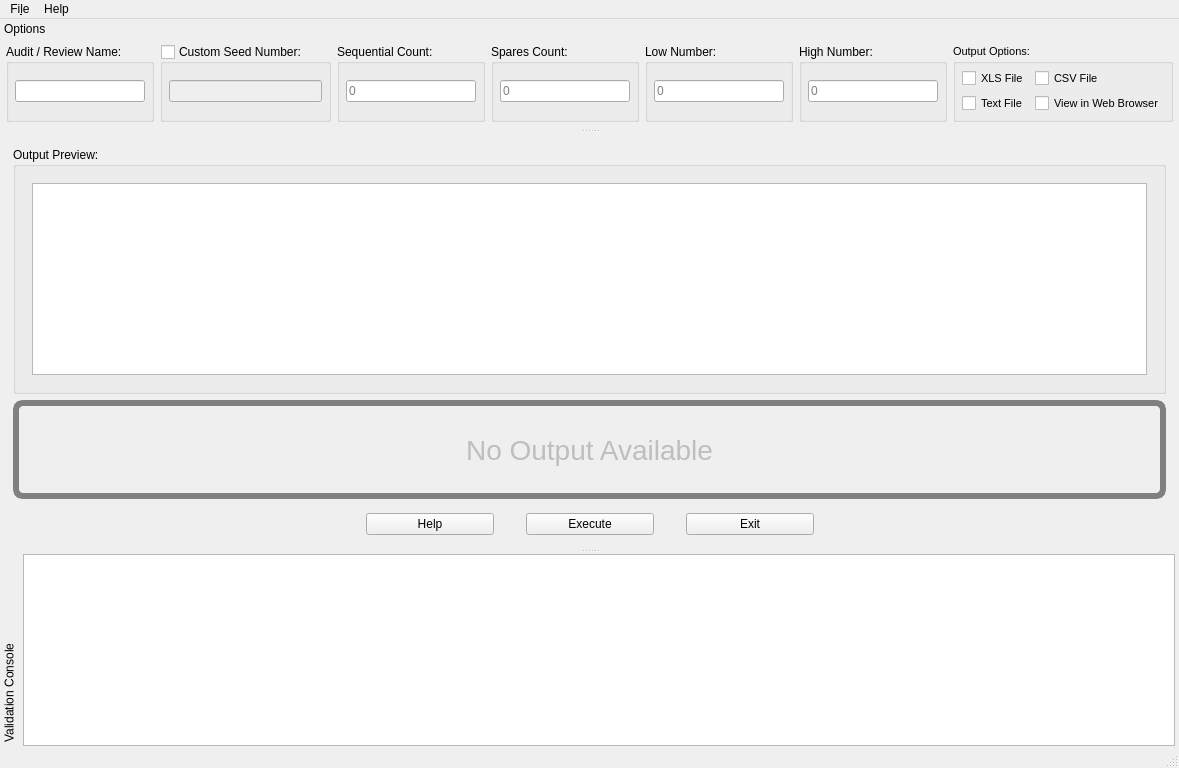
<?xml version="1.0" encoding="UTF-8"?>
<ui version="4.0">
 <class>UIRStatsSSRN</class>
 <widget class="QMainWindow" name="UIRStatsSSRN">
  <property name="geometry">
   <rect>
    <x>0</x>
    <y>0</y>
    <width>1179</width>
    <height>768</height>
   </rect>
  </property>
  <property name="windowTitle">
   <string>Single Stage Random Numbers</string>
  </property>
  <widget class="QWidget" name="centralwidget">
   <layout class="QVBoxLayout" name="verticalLayout">
    <item>
     <widget class="QFrame" name="verticalFrame_2">
      <property name="sizePolicy">
       <sizepolicy hsizetype="Preferred" vsizetype="Expanding">
        <horstretch>0</horstretch>
        <verstretch>0</verstretch>
       </sizepolicy>
      </property>
      <layout class="QVBoxLayout" name="verticalLayout_5">
       <property name="leftMargin">
        <number>4</number>
       </property>
       <property name="topMargin">
        <number>4</number>
       </property>
       <property name="rightMargin">
        <number>4</number>
       </property>
       <property name="bottomMargin">
        <number>4</number>
       </property>
       <item>
        <widget class="QGroupBox" name="m_grpOutput">
         <property name="sizePolicy">
          <sizepolicy hsizetype="Preferred" vsizetype="Expanding">
           <horstretch>0</horstretch>
           <verstretch>0</verstretch>
          </sizepolicy>
         </property>
         <property name="title">
          <string>Output Preview:</string>
         </property>
         <layout class="QVBoxLayout" name="verticalLayout_6">
          <property name="leftMargin">
           <number>16</number>
          </property>
          <property name="topMargin">
           <number>16</number>
          </property>
          <property name="rightMargin">
           <number>16</number>
          </property>
          <property name="bottomMargin">
           <number>16</number>
          </property>
          <item>
           <widget class="QTextBrowser" name="m_txtOutput"/>
          </item>
         </layout>
        </widget>
       </item>
       <item>
        <widget class="QLabel" name="m_lblNoData">
         <property name="enabled">
          <bool>false</bool>
         </property>
         <property name="sizePolicy">
          <sizepolicy hsizetype="Preferred" vsizetype="Expanding">
           <horstretch>0</horstretch>
           <verstretch>0</verstretch>
          </sizepolicy>
         </property>
         <property name="font">
          <font>
           <pointsize>-1</pointsize>
          </font>
         </property>
         <property name="styleSheet">
          <string notr="true">#m_lblNoData
{
	border:6px solid gray;	border-radius:10px;	font-size:28px;
}</string>
         </property>
         <property name="text">
          <string>No Output Available</string>
         </property>
         <property name="alignment">
          <set>Qt::AlignCenter</set>
         </property>
        </widget>
       </item>
      </layout>
     </widget>
    </item>
    <item>
     <widget class="QFrame" name="frame">
      <property name="sizePolicy">
       <sizepolicy hsizetype="Preferred" vsizetype="Fixed">
        <horstretch>0</horstretch>
        <verstretch>0</verstretch>
       </sizepolicy>
      </property>
      <layout class="QHBoxLayout" name="horizontalLayout_2">
       <property name="spacing">
        <number>32</number>
       </property>
       <property name="leftMargin">
        <number>1</number>
       </property>
       <property name="topMargin">
        <number>4</number>
       </property>
       <property name="rightMargin">
        <number>1</number>
       </property>
       <property name="bottomMargin">
        <number>4</number>
       </property>
       <item>
        <spacer name="horizontalSpacer">
         <property name="orientation">
          <enum>Qt::Horizontal</enum>
         </property>
         <property name="sizeHint" stdset="0">
          <size>
           <width>40</width>
           <height>20</height>
          </size>
         </property>
        </spacer>
       </item>
       <item>
        <widget class="QPushButton" name="m_btnHelp">
         <property name="sizePolicy">
          <sizepolicy hsizetype="Preferred" vsizetype="Fixed">
           <horstretch>0</horstretch>
           <verstretch>0</verstretch>
          </sizepolicy>
         </property>
         <property name="minimumSize">
          <size>
           <width>128</width>
           <height>0</height>
          </size>
         </property>
         <property name="text">
          <string>Help</string>
         </property>
         <property name="iconSize">
          <size>
           <width>32</width>
           <height>32</height>
          </size>
         </property>
        </widget>
       </item>
       <item>
        <widget class="QPushButton" name="m_btnExecute">
         <property name="sizePolicy">
          <sizepolicy hsizetype="Preferred" vsizetype="Fixed">
           <horstretch>0</horstretch>
           <verstretch>0</verstretch>
          </sizepolicy>
         </property>
         <property name="minimumSize">
          <size>
           <width>128</width>
           <height>0</height>
          </size>
         </property>
         <property name="text">
          <string>Execute</string>
         </property>
         <property name="iconSize">
          <size>
           <width>32</width>
           <height>32</height>
          </size>
         </property>
        </widget>
       </item>
       <item>
        <widget class="QPushButton" name="m_btnExit">
         <property name="sizePolicy">
          <sizepolicy hsizetype="Preferred" vsizetype="Fixed">
           <horstretch>0</horstretch>
           <verstretch>0</verstretch>
          </sizepolicy>
         </property>
         <property name="minimumSize">
          <size>
           <width>128</width>
           <height>0</height>
          </size>
         </property>
         <property name="text">
          <string>Exit</string>
         </property>
         <property name="iconSize">
          <size>
           <width>32</width>
           <height>32</height>
          </size>
         </property>
        </widget>
       </item>
       <item>
        <spacer name="horizontalSpacer_2">
         <property name="orientation">
          <enum>Qt::Horizontal</enum>
         </property>
         <property name="sizeHint" stdset="0">
          <size>
           <width>40</width>
           <height>20</height>
          </size>
         </property>
        </spacer>
       </item>
      </layout>
     </widget>
    </item>
   </layout>
  </widget>
  <widget class="QDockWidget" name="m_dockOptions">
   <property name="features">
    <set>QDockWidget::NoDockWidgetFeatures</set>
   </property>
   <property name="allowedAreas">
    <set>Qt::BottomDockWidgetArea|Qt::TopDockWidgetArea</set>
   </property>
   <property name="windowTitle">
    <string>Options</string>
   </property>
   <attribute name="dockWidgetArea">
    <number>4</number>
   </attribute>
   <widget class="QWidget" name="dockWidgetContents_2">
    <layout class="QVBoxLayout" name="verticalLayout_4">
     <property name="leftMargin">
      <number>4</number>
     </property>
     <property name="topMargin">
      <number>4</number>
     </property>
     <property name="rightMargin">
      <number>4</number>
     </property>
     <property name="bottomMargin">
      <number>4</number>
     </property>
     <item>
      <widget class="QFrame" name="m_frmOptions">
       <layout class="QHBoxLayout" name="horizontalLayout_4">
        <property name="spacing">
         <number>6</number>
        </property>
        <property name="leftMargin">
         <number>2</number>
        </property>
        <property name="topMargin">
         <number>2</number>
        </property>
        <property name="rightMargin">
         <number>2</number>
        </property>
        <property name="bottomMargin">
         <number>2</number>
        </property>
        <item>
         <widget class="QGroupBox" name="m_grpAuditName">
          <property name="sizePolicy">
           <sizepolicy hsizetype="Expanding" vsizetype="Preferred">
            <horstretch>0</horstretch>
            <verstretch>0</verstretch>
           </sizepolicy>
          </property>
          <property name="title">
           <string>Audit / Review Name:</string>
          </property>
          <layout class="QVBoxLayout" name="verticalLayout_13">
           <property name="leftMargin">
            <number>6</number>
           </property>
           <property name="topMargin">
            <number>6</number>
           </property>
           <property name="rightMargin">
            <number>6</number>
           </property>
           <property name="bottomMargin">
            <number>6</number>
           </property>
           <item>
            <widget class="QLineEdit" name="m_txtAuditName">
             <property name="enabled">
              <bool>true</bool>
             </property>
            </widget>
           </item>
          </layout>
         </widget>
        </item>
        <item>
         <widget class="QGroupBox" name="m_grpCustomSeed">
          <property name="title">
           <string>Custom Seed Number:</string>
          </property>
          <property name="checkable">
           <bool>true</bool>
          </property>
          <property name="checked">
           <bool>false</bool>
          </property>
          <layout class="QVBoxLayout" name="verticalLayout_12">
           <property name="leftMargin">
            <number>6</number>
           </property>
           <property name="topMargin">
            <number>6</number>
           </property>
           <property name="rightMargin">
            <number>6</number>
           </property>
           <property name="bottomMargin">
            <number>6</number>
           </property>
           <item>
            <widget class="QLineEdit" name="m_txtSeed"/>
           </item>
          </layout>
         </widget>
        </item>
        <item>
         <widget class="QGroupBox" name="verticalGroupBox_3">
          <property name="title">
           <string>Sequential Count:</string>
          </property>
          <layout class="QVBoxLayout" name="verticalLayout_10">
           <property name="leftMargin">
            <number>6</number>
           </property>
           <property name="topMargin">
            <number>6</number>
           </property>
           <property name="rightMargin">
            <number>6</number>
           </property>
           <property name="bottomMargin">
            <number>6</number>
           </property>
           <item>
            <widget class="QLineEdit" name="m_txtOrder">
             <property name="placeholderText">
              <string>0</string>
             </property>
            </widget>
           </item>
          </layout>
         </widget>
        </item>
        <item>
         <widget class="QGroupBox" name="verticalGroupBox_2">
          <property name="title">
           <string>Spares Count:</string>
          </property>
          <layout class="QVBoxLayout" name="verticalLayout_9">
           <property name="leftMargin">
            <number>6</number>
           </property>
           <property name="topMargin">
            <number>6</number>
           </property>
           <property name="rightMargin">
            <number>6</number>
           </property>
           <property name="bottomMargin">
            <number>6</number>
           </property>
           <item>
            <widget class="QLineEdit" name="m_txtSpares">
             <property name="placeholderText">
              <string>0</string>
             </property>
            </widget>
           </item>
          </layout>
         </widget>
        </item>
        <item>
         <widget class="QGroupBox" name="verticalGroupBox">
          <property name="title">
           <string>Low Number:</string>
          </property>
          <layout class="QVBoxLayout" name="verticalLayout_8">
           <property name="leftMargin">
            <number>6</number>
           </property>
           <property name="topMargin">
            <number>6</number>
           </property>
           <property name="rightMargin">
            <number>6</number>
           </property>
           <property name="bottomMargin">
            <number>6</number>
           </property>
           <item>
            <widget class="QLineEdit" name="m_txtLowNumber">
             <property name="placeholderText">
              <string>0</string>
             </property>
            </widget>
           </item>
          </layout>
         </widget>
        </item>
        <item>
         <widget class="QGroupBox" name="verticalGroupBox">
          <property name="title">
           <string>High Number:</string>
          </property>
          <layout class="QVBoxLayout" name="verticalLayout_7">
           <property name="leftMargin">
            <number>6</number>
           </property>
           <property name="topMargin">
            <number>6</number>
           </property>
           <property name="rightMargin">
            <number>6</number>
           </property>
           <property name="bottomMargin">
            <number>6</number>
           </property>
           <item>
            <widget class="QLineEdit" name="m_txtHighNumber">
             <property name="placeholderText">
              <string>0</string>
             </property>
            </widget>
           </item>
          </layout>
         </widget>
        </item>
        <item>
         <widget class="QGroupBox" name="m_grpOutputOptions">
          <property name="sizePolicy">
           <sizepolicy hsizetype="Preferred" vsizetype="Preferred">
            <horstretch>0</horstretch>
            <verstretch>0</verstretch>
           </sizepolicy>
          </property>
          <property name="font">
           <font>
            <pointsize>8</pointsize>
           </font>
          </property>
          <property name="title">
           <string>Output Options:</string>
          </property>
          <layout class="QGridLayout" name="gridLayout">
           <property name="leftMargin">
            <number>6</number>
           </property>
           <property name="topMargin">
            <number>6</number>
           </property>
           <property name="rightMargin">
            <number>6</number>
           </property>
           <property name="bottomMargin">
            <number>6</number>
           </property>
           <item row="0" column="0">
            <widget class="QCheckBox" name="m_chkXLSOutput">
             <property name="text">
              <string>XLS File</string>
             </property>
            </widget>
           </item>
           <item row="2" column="0">
            <widget class="QCheckBox" name="m_chkTextOutput">
             <property name="text">
              <string>Text File</string>
             </property>
            </widget>
           </item>
           <item row="0" column="1">
            <widget class="QCheckBox" name="m_chkCSVOutput">
             <property name="text">
              <string>CSV File</string>
             </property>
            </widget>
           </item>
           <item row="2" column="1">
            <widget class="QCheckBox" name="m_chkViewInBrowser">
             <property name="text">
              <string>View in Web Browser</string>
             </property>
            </widget>
           </item>
          </layout>
         </widget>
        </item>
       </layout>
      </widget>
     </item>
    </layout>
   </widget>
  </widget>
  <widget class="QMenuBar" name="menuBar">
   <property name="geometry">
    <rect>
     <x>0</x>
     <y>0</y>
     <width>1179</width>
     <height>20</height>
    </rect>
   </property>
   <widget class="QMenu" name="menuFile">
    <property name="title">
     <string>Fi&amp;le</string>
    </property>
    <addaction name="actionNew_Window"/>
    <addaction name="separator"/>
    <addaction name="actionRecent"/>
    <addaction name="actionExecute"/>
    <addaction name="separator"/>
    <addaction name="actionExit"/>
   </widget>
   <widget class="QMenu" name="menuHelp">
    <property name="title">
     <string>Help</string>
    </property>
    <addaction name="actionHelp"/>
    <addaction name="actionAbout"/>
   </widget>
   <addaction name="menuFile"/>
   <addaction name="menuHelp"/>
  </widget>
  <widget class="QDockWidget" name="m_dockValidationConsole">
   <property name="minimumSize">
    <size>
     <width>112</width>
     <height>85</height>
    </size>
   </property>
   <property name="maximumSize">
    <size>
     <width>524287</width>
     <height>524287</height>
    </size>
   </property>
   <property name="features">
    <set>QDockWidget::DockWidgetVerticalTitleBar</set>
   </property>
   <property name="allowedAreas">
    <set>Qt::BottomDockWidgetArea|Qt::TopDockWidgetArea</set>
   </property>
   <property name="windowTitle">
    <string>Validation Console</string>
   </property>
   <attribute name="dockWidgetArea">
    <number>8</number>
   </attribute>
   <widget class="QWidget" name="dockWidgetContents">
    <layout class="QVBoxLayout" name="verticalLayout_11">
     <property name="leftMargin">
      <number>4</number>
     </property>
     <property name="topMargin">
      <number>0</number>
     </property>
     <property name="rightMargin">
      <number>4</number>
     </property>
     <property name="bottomMargin">
      <number>0</number>
     </property>
     <item>
      <widget class="QListWidget" name="m_lstValidationConsole">
       <property name="sizePolicy">
        <sizepolicy hsizetype="Expanding" vsizetype="Expanding">
         <horstretch>0</horstretch>
         <verstretch>0</verstretch>
        </sizepolicy>
       </property>
       <property name="maximumSize">
        <size>
         <width>16777215</width>
         <height>16777215</height>
        </size>
       </property>
       <property name="styleSheet">
        <string notr="true"/>
       </property>
      </widget>
     </item>
    </layout>
   </widget>
  </widget>
  <widget class="QStatusBar" name="m_statusBar"/>
  <action name="actionRecent">
   <property name="text">
    <string>&amp;Recently Used</string>
   </property>
  </action>
  <action name="actionExit">
   <property name="text">
    <string>&amp;Exit</string>
   </property>
  </action>
  <action name="actionHelp">
   <property name="text">
    <string>&amp;Help Topics</string>
   </property>
  </action>
  <action name="actionAbout">
   <property name="text">
    <string>&amp;About...</string>
   </property>
  </action>
  <action name="actionExecute">
   <property name="text">
    <string>Execute...</string>
   </property>
  </action>
  <action name="actionNew_Window">
   <property name="text">
    <string>New Window...</string>
   </property>
  </action>
 </widget>
 <tabstops>
  <tabstop>m_txtAuditName</tabstop>
  <tabstop>m_grpCustomSeed</tabstop>
  <tabstop>m_txtSeed</tabstop>
  <tabstop>m_txtOrder</tabstop>
  <tabstop>m_txtSpares</tabstop>
  <tabstop>m_txtLowNumber</tabstop>
  <tabstop>m_txtHighNumber</tabstop>
  <tabstop>m_chkXLSOutput</tabstop>
  <tabstop>m_chkCSVOutput</tabstop>
  <tabstop>m_chkTextOutput</tabstop>
  <tabstop>m_chkViewInBrowser</tabstop>
  <tabstop>m_txtOutput</tabstop>
  <tabstop>m_btnHelp</tabstop>
  <tabstop>m_btnExecute</tabstop>
  <tabstop>m_btnExit</tabstop>
  <tabstop>m_lstValidationConsole</tabstop>
 </tabstops>
 <resources/>
 <connections/>
</ui>
